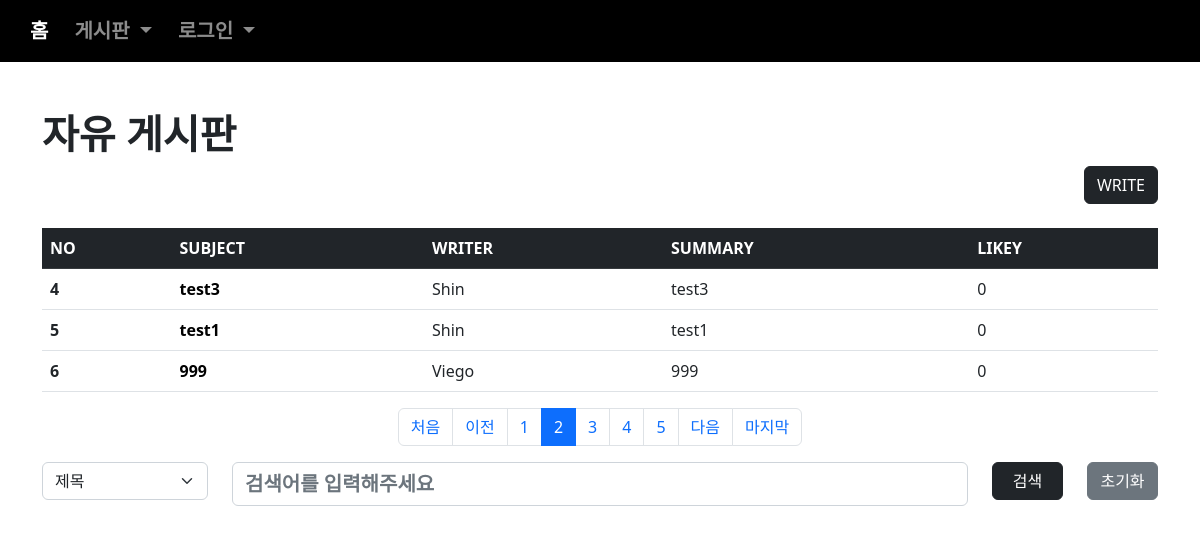
Screenshot of /board/index/?page=2&cate=&kw= with the database file from the repository.
### board/models.py (models this page shows, shortened)
class Board(models.Model):
    subject = models.CharField(max_length=100)
    writer = models.ForeignKey(User, on_delete=models.CASCADE, related_name="writer")
    content = models.TextField()
    pubdate = models.DateTimeField(default=timezone.now) # timezone.now : 현재 시간을 알려주는 함수 # DateTimeField() : 시간을 저장할 수 있는 필드
    likey = models.ManyToManyField(User, blank=True, related_name="likey") # N:N 관계, 나중에 다룰 예정

### acc/models.py (models this page shows, shortened)
class User(AbstractUser):
    comment = models.TextField(blank=True)
    age = models.IntegerField(default=0)
    point = models.IntegerField(default=0)
    pic = models.ImageField(upload_to="user/%y")

### board/views.py (the view)
# urls.py: path('index/', views.index, name="index"),
def index(request):
    cate = request.GET.get("cate", "")
    kw = request.GET.get("kw", "")
    pg = request.GET.get("page", 1)
    if kw:
        if cate == "sub":
            b = Board.objects.filter(subject__startswith=kw)
        elif cate == "wri":
            try:
                from acc.models import User
                u = User.objects.get(username=kw)
                b = Board.objects.filter(writer=u)
            except:
                b = Board.objects.none()
        elif cate == "con":
            b = Board.objects.filter(content__contains=kw)
    else:
            b = Board.objects.all()
    b = b.order_by("-pubdate")
    pag = Paginator(b, 3)
    obj = pag.get_page(pg)
    context = {
        "bset" : obj,
        "cate" : cate,
        "kw": kw
    }
    return render(request, 'board/index.html', context)

### templates/board/index.html (shortened to what this page needs)
{% extends 'base.html' %}
{% block con %}
    {% load mathfilters %}
    <h1><b>자유 게시판</b></h1>
    <div class="text-end">
        <a class="btn btn-dark" href="{% url 'board:create' %}">WRITE</a>
    </div>
    <table class="table table-hover mt-4">
        <thead>
            <tr class="table-dark">
                <th scope="col">NO</th>
                <th scope="col">SUBJECT</th>
                <th scope="col">WRITER</th>
                <th scope="col">SUMMARY</th>
                <th scope="col">LIKEY</th>
            </tr>
        </thead>
        <tbody>
            {% for i in bset %}
                <tr>
                    <th scope="row">{{ bset.start_index|add:forloop.counter0 }}</th>
                    <td><a href="{% url 'board:detail' i.id %}" class="sub">{{ i.subject }}</a></td>
                    <td>{{ i.writer }}</td>
                    <td>{{ i.content|truncatewords:6 }}</td>
                    <td>{{ i.likey.count }}</td>
                </tr>
            {% empty %}
                <tr class="text-center">
                    <th colspan="5"><h4>{% if kw %} 검색결과가 존재하지 않습니다 😋 {% else %} 첫번째 게시글을 작성해주세요 💦 {% endif %}</h4></th>
                </tr>
            {% endfor %}
        </tbody>
    </table>
    <nav aria-label="Page navigation example">
        <ul class="pagination justify-content-center">
            {% if bset.has_previous %}
                <li class="page-item"><a class="page-link" href="{% url 'board:index' %}?page=1&cate={{cate}}&kw={{kw}}">처음</a></li>
                <li class="page-item"><a class="page-link" href="{% url 'board:index' %}?page={{ bset.previous_page_number }}&cate={{cate}}&kw={{kw}}">이전</a></li>
            {% else %}
                <li class="page-item disabled"><a class="page-link">처음</a></li>
                <li class="page-item disabled"><a class="page-link">이전</a></li>
            {% endif %}
            {% for i in bset.paginator.page_range %}
                {% if bset.number|add:3 >= i and i >= bset.number|sub:3 %}
                    <li class="page-item {% if bset.number == i %}active{% endif %}"><a class="page-link" href="{% url 'board:index' %}?page={{i}}&cate={{cate}}&kw={{kw}}">{{i}}</a></li>
                {% endif %}
            {% endfor %}
            {% if bset.has_next %}
                <li class="page-item"><a class="page-link" href="{% url 'board:index' %}?page={{ bset.next_page_number }}&cate={{cate}}&kw={{kw}}">다음</a></li>
                <li class="page-item"><a class="page-link" href="{% url 'board:index' %}?page={{ bset.paginator.num_pages }}&cate={{cate}}&kw={{kw}}">마지막</a></li>
            {% else %}
                <li class="page-item disabled"><a class="page-link">다음</a></li>
                <li class="page-item disabled"><a class="page-link">마지막</a></li>
            {% endif %}
        </ul>
    </nav>
    <form>
        <div class="row">
            <div class="col-sm-2">
                <select class="form-select" name="cate">
                    <option value="sub" {% if cate == "sub" %} selected {% endif %}>제목</option>
                </select>
            </div>
            <div class="col-sm-8">
                <input type="text" name="kw" value="{{kw}}" class="form-control" placeholder="검색어를 입력해주세요">
            </div>
            <div class="col-sm-1">
                <button class="btn btn-dark" style="width: 100%;">검색</button>
            </div>
            <div class="col-sm-1">
                <a class="btn btn-secondary" href="{% url 'board:index' %}" style="width: 100%;">초기화</a>
            </div>
        </div>
    </form>
{% endblock %}

### templates/board/index.html (style rules this page uses)
.sub { text-decoration: none; color: black; font-weight: bold; }

### templates/base.html (style rules this page uses)
.form-control { font-weight: bold; font-size: 20px; }

### rows the page displays
Board: start_index|add "4", subject "test3", writer "Shin", content "test3", likey.count "0"
Board: start_index|add "5", subject "test1", writer "Shin", content "test1", likey.count "0"
Board: start_index|add "6", subject "999", writer "Viego", content "999", likey.count "0"

### other values shown
{{ i }} "1" "2" "3" "4" "5"
